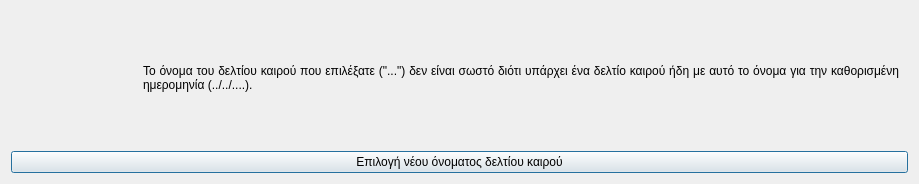
<?xml version="1.0" encoding="UTF-8"?>
<ui version="4.0">
 <class>Dialog</class>
 <widget class="QDialog" name="Dialog">
  <property name="geometry">
   <rect>
    <x>0</x>
    <y>0</y>
    <width>919</width>
    <height>184</height>
   </rect>
  </property>
  <property name="windowTitle">
   <string>Λάθος όνομα δελτίου καιρού</string>
  </property>
  <property name="windowIcon">
   <iconset resource="../../../../icons.qrc">
    <normaloff>:/rest-windows/assets/images/rest-windows/information.png</normaloff>:/rest-windows/assets/images/rest-windows/information.png</iconset>
  </property>
  <layout class="QGridLayout" name="gridLayout">
   <item row="1" column="0">
    <widget class="QPushButton" name="select_other_filename">
     <property name="text">
      <string>Επιλογή νέου όνοματος δελτίου καιρού</string>
     </property>
     <property name="icon">
      <iconset resource="../../../../icons.qrc">
       <normaloff>:/rest-windows/assets/images/rest-windows/ok.png</normaloff>:/rest-windows/assets/images/rest-windows/ok.png</iconset>
     </property>
    </widget>
   </item>
   <item row="0" column="0">
    <widget class="QFrame" name="frame">
     <property name="styleSheet">
      <string notr="true">QFrame{border:0px;}</string>
     </property>
     <property name="frameShape">
      <enum>QFrame::StyledPanel</enum>
     </property>
     <property name="frameShadow">
      <enum>QFrame::Raised</enum>
     </property>
     <layout class="QHBoxLayout" name="horizontalLayout">
      <item>
       <widget class="QLabel" name="image_label">
        <property name="maximumSize">
         <size>
          <width>117</width>
          <height>117</height>
         </size>
        </property>
        <property name="text">
         <string/>
        </property>
        <property name="pixmap">
         <pixmap resource="../../../../icons.qrc">:/rest-windows/assets/images/rest-windows/information.png</pixmap>
        </property>
        <property name="scaledContents">
         <bool>true</bool>
        </property>
       </widget>
      </item>
      <item>
       <widget class="QLabel" name="label">
        <property name="text">
         <string>Το όνομα του δελτίου καιρού που επιλέξατε (&quot;...&quot;) δεν είναι σωστό διότι υπάρχει ένα δελτίο καιρού ήδη με αυτό το όνομα για την καθορισμένη ημερομηνία (../../....).</string>
        </property>
        <property name="alignment">
         <set>Qt::AlignJustify|Qt::AlignVCenter</set>
        </property>
        <property name="wordWrap">
         <bool>true</bool>
        </property>
       </widget>
      </item>
     </layout>
    </widget>
   </item>
  </layout>
 </widget>
 <tabstops>
  <tabstop>select_other_filename</tabstop>
 </tabstops>
 <resources>
  <include location="../../../../icons.qrc"/>
  <include location="../../../../icons.qrc"/>
 </resources>
 <connections/>
</ui>
